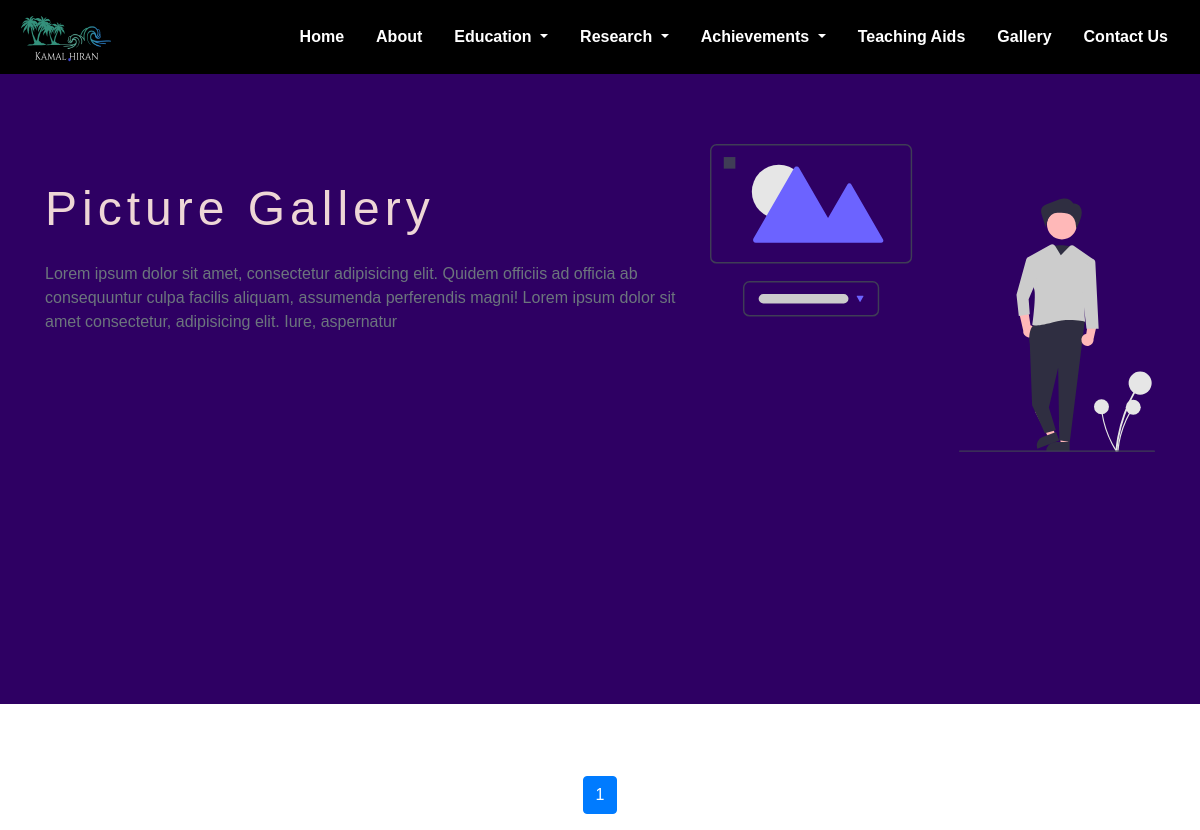
The app's page /gallery?page=2, older data.
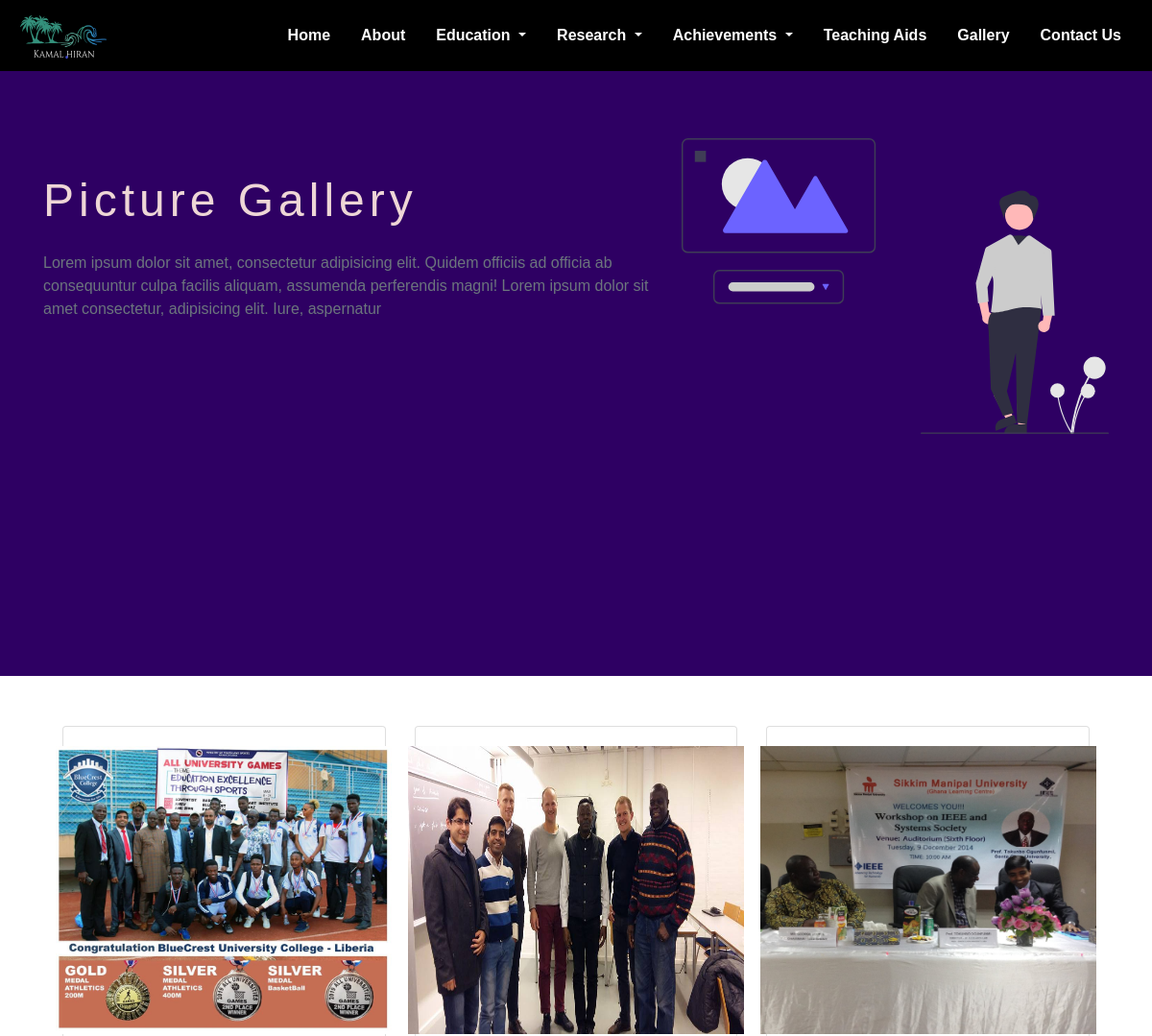
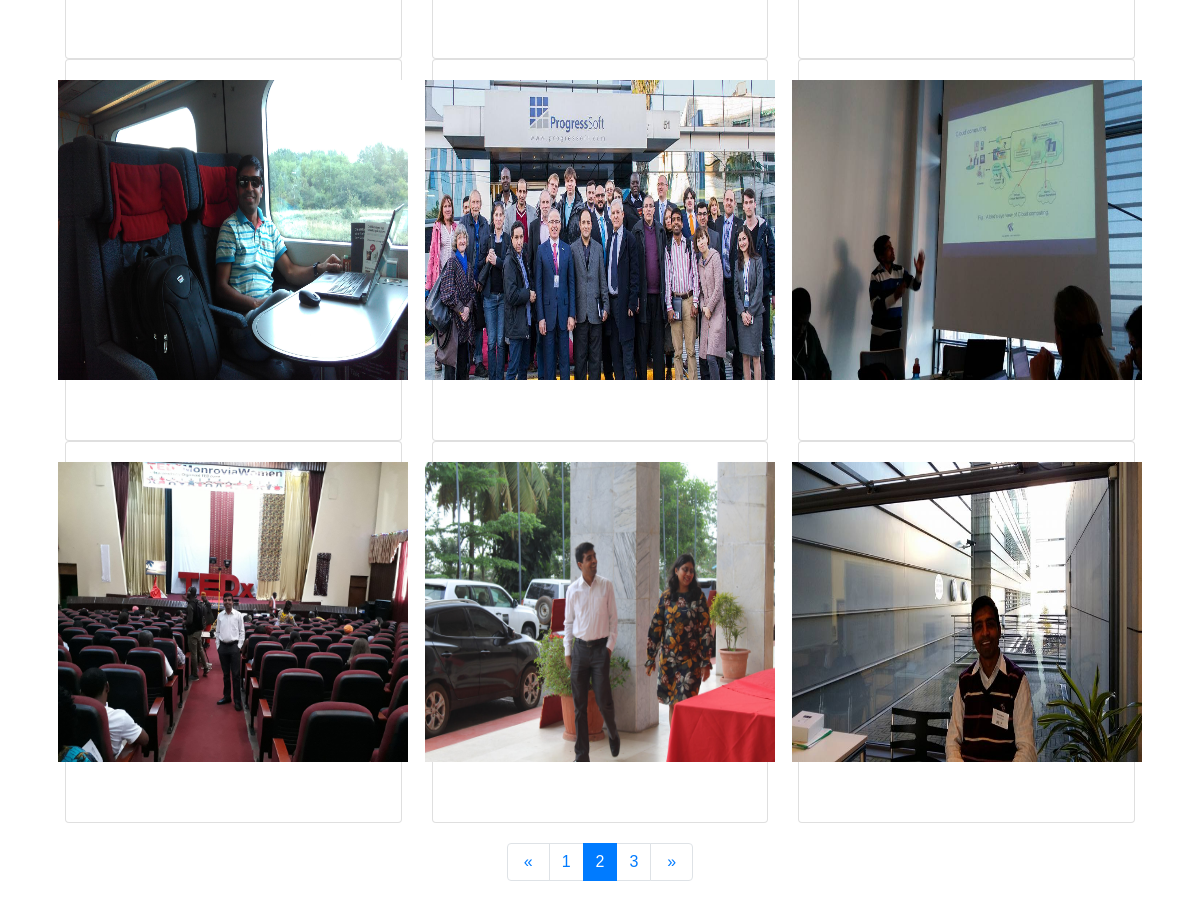
The same page, newer data (2 pictures, top to bottom).
### main_app/models.py (models this page shows)
class gallery(models.Model):
    id = models.AutoField(primary_key=True)
    image = models.FileField()

### main_app/views.py (the view)
# urls.py: path('gallery',views.gallerys),
def gallerys(request):
    galler = gallery.objects.all()
    paginator = Paginator(galler,9)
    page = request.GET.get('page')
    galler = paginator.get_page(page)
    return render(request,'gallery.html',{'gallery':galler})

### templates/gallery.html (shortened to what the changed rows need)
<!DOCTYPE html> {% load static %}
<html lang="en">
<head>
    <link rel="stylesheet" href="https://stackpath.bootstrapcdn.com/bootstrap/4.5.2/css/bootstrap.min.css">
    <link rel="stylesheet" href="https://cdnjs.cloudflare.com/ajax/libs/font-awesome/4.7.0/css/font-awesome.min.css">
    <link rel="stylesheet" href="{% static 'css/style.css' %}">
    <link rel="stylesheet" href="{% static 'css/owl.carousel.css' %}">
    <link rel="stylesheet" href="{% static 'css/owl.theme.default.min.css' %}">
    <link rel="stylesheet" href="https://cdnjs.cloudflare.com/ajax/libs/animate.css/4.1.1/animate.min.css" />
</head>
<body>
    <section class="container-fluid">
        <div class="">
            <div class="col-xl-12 col-md-12">
                <div class="row p-1 m-3">
                    {% for i in gallery %}
                    <div class="col-xl-4 col-md-6 col-sm-6 col-xs-12" id="card-po" style="overflow:hidden;object-fit: cover;">
                        <div class="card align-items-center card-3">
                            <div class="card-body gallery">
                                <img src="/media/{{i.image}}" class="image">
                                <div class="overlay">
                                    <div class="text">{{i.caption}}<br>
                                    </div>
                                </div>
                            </div>
                        </div>
                    </div>
                    {% endfor %}
                </div>
                <ul class="pagination justify-content-center">
                    {% if gallery.has_previous %}
                    <li class="page-item">
                    <a class="page-link py-2 px-3" href="?page={{ gallery.previous_page_number }}">
                        <span>&laquo;</span>
                    </a>
                    </li>
                    {% endif %}
                    {% for num in gallery.paginator.page_range %}
                        {% if gallery.number == num %}
                            <li class="page-item active"><span class="page-link active">{{ num }}</span></li>
                        {% elif num > gallery.number|add:'-3' and num < gallery.number|add:'3' %}
                            <li class="page-item"><a class="page-link" href="?page={{ num }}">{{ num }}</a></li>
                        {% endif %}
                    {% endfor %}
                    {% if gallery.has_next %}
                        <li class="page-item"><a class="page-link py-2 px-3" href="?page={{ gallery.next_page_number }}">
                            <span>&raquo;</span>
                        </a></li>
                    {% endif %}
                    </ul>

Row changes from the older to the newer data that the page shows:
added gallery: image (picture)
added gallery: image (picture)
added gallery: image (picture)
added gallery: image (picture)
added gallery: image (picture)
added gallery: image (picture)
added gallery: image (picture)
added gallery: image (picture)
added gallery: image (picture)
Text that changed along with them:
list line gone: "1"
new list line: "1"
new list line: "2"
new list line: "3"
